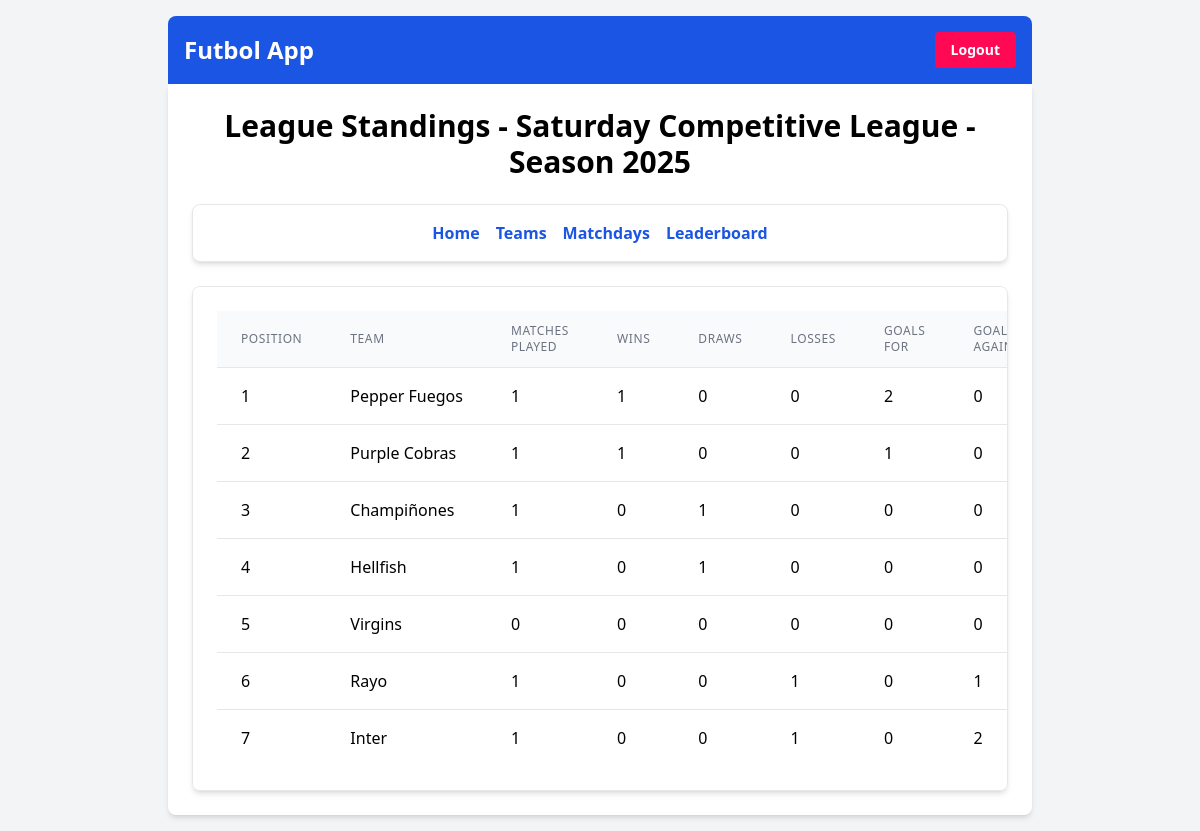
The app's page /futbol/league/1/1/standings/ (signed in), older data.
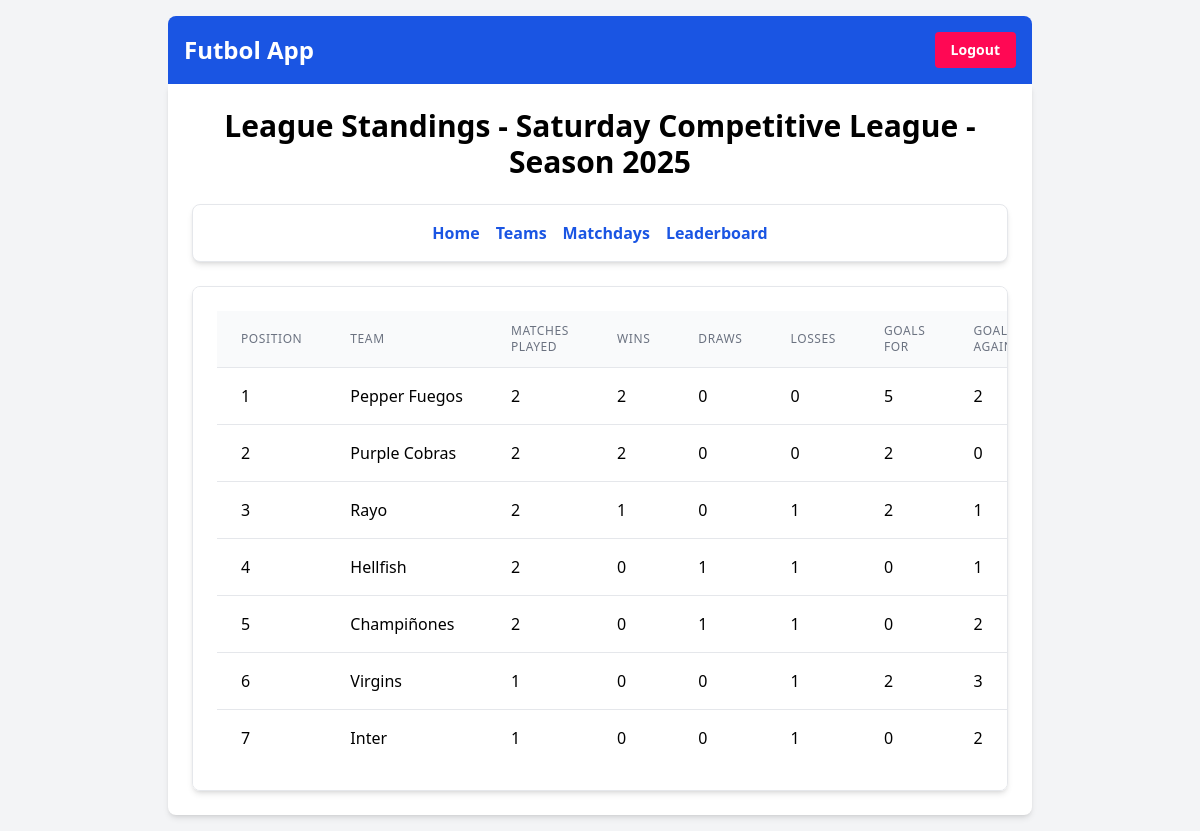
The same page, newer data.
### futbolapp/models.py (models this page shows, shortened)
class League(models.Model):
    name = models.CharField(max_length=100)
    description = models.TextField()
    created_at = models.DateTimeField(auto_now_add=True)
    updated_at = models.DateTimeField(auto_now=True)

class Season(models.Model):
    league = models.ForeignKey(League, on_delete=models.CASCADE)
    year = models.IntegerField()
    is_current = models.BooleanField(default=False)

class LeagueStanding(models.Model):
    team = models.ForeignKey(Team, on_delete=models.CASCADE)
    season = models.ForeignKey(Season, on_delete=models.CASCADE)
    position = models.PositiveIntegerField(default=0)
    points = models.PositiveIntegerField(default=0)
    matches_played = models.PositiveIntegerField(default=0)
    wins = models.PositiveIntegerField(default=0)
    draws = models.PositiveIntegerField(default=0)
    losses = models.PositiveIntegerField(default=0)
    goals_for = models.PositiveIntegerField(default=0)
    goals_against = models.PositiveIntegerField(default=0)
    goal_difference = models.IntegerField(default=0)
    updated_at = models.DateTimeField(auto_now=True)
    class Meta:
        unique_together = ('team', 'season')

class Team(models.Model):
    name = models.CharField(max_length=100)
    league = models.ForeignKey(League, on_delete=models.CASCADE)

### futbolapp/views.py (the view)
# urls.py: path('league/<int:league_id>/<int:season_id>/standings/', views.league_standings_view, name='league_standings_view'),
@login_required
def league_standings_view(request, league_id, season_id):
    league = get_object_or_404(League, pk=league_id)
    season = get_object_or_404(Season, pk=season_id)
    teams = Team.objects.filter(league=league)
    standings = []
    for team in teams:
        standing, created = LeagueStanding.objects.get_or_create(
            team=team,
            season=season,
            defaults={
                'position': 0,
                'points': 0,
                'matches_played': 0,
                'wins': 0,
                'draws': 0,
                'losses': 0,
                'goals_for': 0,
                'goals_against': 0,
                'goal_difference': 0,
            }
        )
        standings.append(standing)
    standings.sort(key=lambda x: (x.position, -x.points, -x.goal_difference, -x.goals_for))
    return render(request, 'futbolapp/league_standings.html', {'league': league, 'season': season, 'standings': standings, 'active_tab': 'standings'})

### futbolapp/templates/futbolapp/league_standings.html (shortened to what this page needs)
{% extends 'base.html' %}
{% block content %}
    <h1 class="text-3xl font-bold mb-6 text-center">League Standings - {{ league.name }} - Season {{ season.year }}</h1>
    <nav class="mb-6 p-4 bg-white rounded-lg shadow-md border border-gray-200">
        <ul class="flex flex-wrap justify-center space-x-4">
            {% if active_tab != 'home' %}
                <li><a href="{% url 'league_home' league.id season.id %}" class="text-primary-blue hover:text-primary-red font-semibold">Home</a></li>
            {% endif %}
            {% if active_tab != 'teams' %}
                <li><a href="{% url 'team_list' league.id season.id %}" class="text-primary-blue hover:text-primary-red font-semibold">Teams</a></li>
            {% endif %}
            {% if active_tab != 'matchdays' %}
                <li><a href="{% url 'league_matchday_list' league.id season.id %}" class="text-primary-blue hover:text-primary-red font-semibold">Matchdays</a></li>
            {% endif %}
            {% if active_tab != 'leaderboard' %}
                <li><a href="{% url 'leaderboard_view' league.id season.id %}" class="text-primary-blue hover:text-primary-red font-semibold">Leaderboard</a></li>
            {% endif %}
        </ul>
    </nav>
    <div class="bg-white p-6 rounded-lg shadow-md border border-gray-200 overflow-x-auto">
        <table class="min-w-full divide-y divide-gray-200">
            <thead class="bg-gray-50">
                <tr>
                    <th scope="col" class="px-6 py-3 text-left text-xs font-medium text-gray-500 uppercase tracking-wider">Position</th>
                    <th scope="col" class="px-6 py-3 text-left text-xs font-medium text-gray-500 uppercase tracking-wider">Team</th>
                    <th scope="col" class="px-6 py-3 text-left text-xs font-medium text-gray-500 uppercase tracking-wider">Matches Played</th>
                    <th scope="col" class="px-6 py-3 text-left text-xs font-medium text-gray-500 uppercase tracking-wider">Wins</th>
                    <th scope="col" class="px-6 py-3 text-left text-xs font-medium text-gray-500 uppercase tracking-wider">Draws</th>
                    <th scope="col" class="px-6 py-3 text-left text-xs font-medium text-gray-500 uppercase tracking-wider">Losses</th>
                    <th scope="col" class="px-6 py-3 text-left text-xs font-medium text-gray-500 uppercase tracking-wider">Goals For</th>
                    <th scope="col" class="px-6 py-3 text-left text-xs font-medium text-gray-500 uppercase tracking-wider">Goals Against</th>
                </tr>
            </thead>
            <tbody class="bg-white divide-y divide-gray-200">
                {% for standing in standings %}
                    <tr>
                        <td class="px-6 py-4 whitespace-nowrap">{{ standing.position }}</td>
                        <td class="px-6 py-4 whitespace-nowrap">{{ standing.team.name }}</td>
                        <td class="px-6 py-4 whitespace-nowrap">{{ standing.matches_played }}</td>
                        <td class="px-6 py-4 whitespace-nowrap">{{ standing.wins }}</td>
                        <td class="px-6 py-4 whitespace-nowrap">{{ standing.draws }}</td>
                        <td class="px-6 py-4 whitespace-nowrap">{{ standing.losses }}</td>
                        <td class="px-6 py-4 whitespace-nowrap">{{ standing.goals_for }}</td>
                        <td class="px-6 py-4 whitespace-nowrap">{{ standing.goals_against }}</td>
                    </tr>
                {% endfor %}
            </tbody>
        </table>
    </div>
{% endblock %}

### futbolapp/templates/base.html (shortened to what this page needs)
<!DOCTYPE html>
<html lang="en">
<head>
    {% load static %}
    <link href="{% static 'css/output.css' %}" rel="stylesheet">
</head>
<body class="min-h-screen bg-gray-100 flex flex-col items-center justify-center">
    <div class="w-full max-w-4xl p-4">
        <header class="bg-primary-blue text-white p-4 rounded-t-lg flex justify-between items-center">
            <h1 class="text-2xl font-bold"><a href="{% url 'league_selection' %}">Futbol App</a></h1>
            {% if user.is_authenticated %}
                <form action="{% url 'logout' %}" method="post" class="inline">
                    <button type="submit" class="bg-primary-red hover:bg-red-700 text-white font-bold py-2 px-4 rounded text-sm">
                        Logout
                    </button>
                </form>
            {% endif %}
        </header>
        <main class="bg-white p-6 rounded-b-lg shadow-md">
            {% block content %}
            {% endblock %}
        </main>
    </div>
</body>
</html>

Row changes from the older to the newer data that the page shows:
changed LeagueStanding "Pepper Fuegos": matches_played "1" → "2"; wins "1" → "2"; goals_for "2" → "5"; goals_against "0" → "2"
changed LeagueStanding "Purple Cobras": matches_played "1" → "2"; wins "1" → "2"; goals_for "1" → "2"
changed LeagueStanding "Rayo": position "6" → "3"; matches_played "1" → "2"; wins "0" → "1"; goals_for "0" → "2"; moves up the list
changed LeagueStanding "Hellfish": matches_played "1" → "2"; losses "0" → "1"; goals_against "0" → "1"; moves down the list
changed LeagueStanding "Champiñones": position "3" → "5"; matches_played "1" → "2"; losses "0" → "1"; goals_against "0" → "2"
changed LeagueStanding "Virgins": position "5" → "6"; matches_played "0" → "1"; losses "0" → "1"; goals_for "0" → "2"; goals_against "0" → "3"
